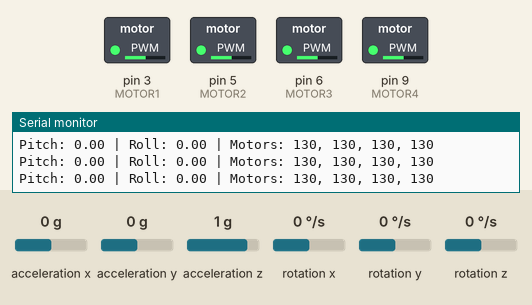
This sketch was run on a simulated Arduino Uno, built with avr-gcc and run on an emulated ATmega328P. Parts: switched loads named in the sketch (green lamp = pin HIGH), the last lines printed to the serial monitor. The inputs (shaded band) are chosen by the test bench; at power-on: acceleration x 0 g, acceleration y 0 g, acceleration z 1 g, rotation x 0 °/s, rotation y 0 °/s, rotation z 0 °/s.

Above: at 4.2 s.
4.3 s: acceleration x set to -1.4 g
At 4.8 s:
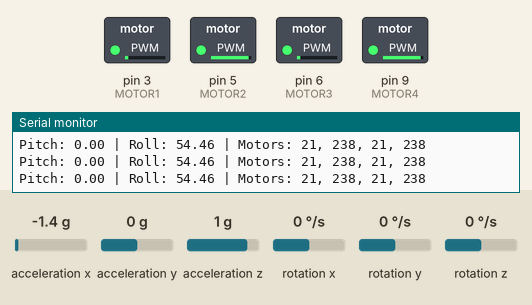
5.8 s: acceleration y set to -1.4 g
At 6.3 s:
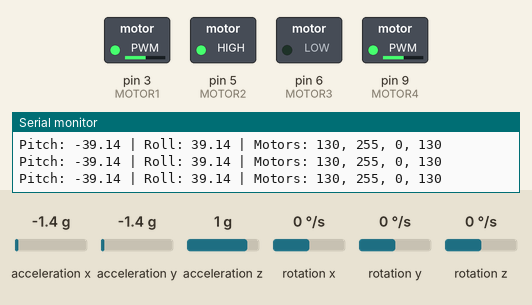
7.3 s: acceleration x set to -0.8 g
At 8.2 s:
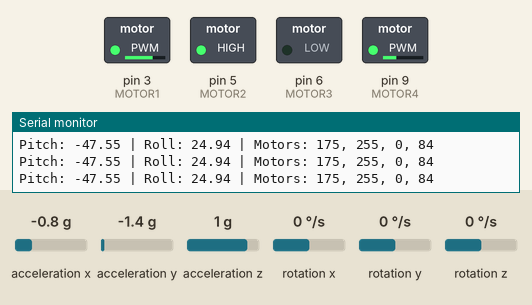
8.8 s: acceleration z set to -1.4 g
At 9.7 s:
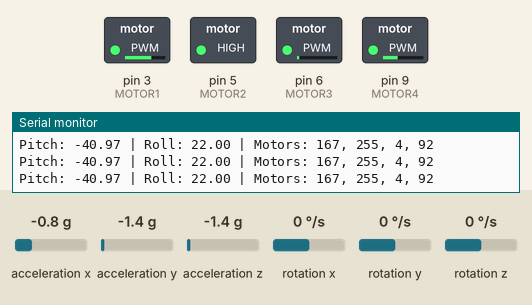
10.3 s: acceleration y set to 0 g
At 10.7 s:
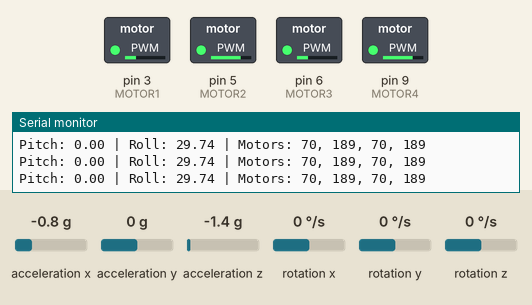
11.8 s: acceleration x set to 0 g
At 12.9 s:
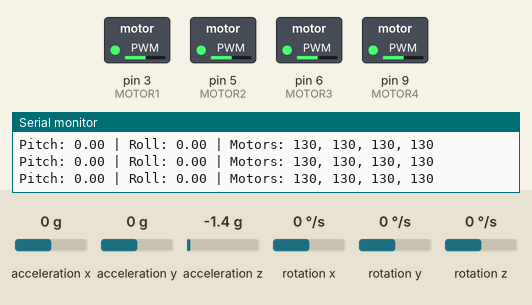
Timing chart, 0 to 14.3 s (numbered marks = the images above; inputs shaded):
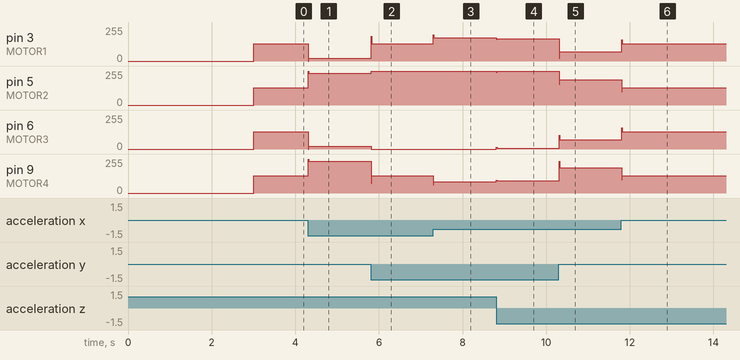

The sketch:

PID.ino
```cpp
#include <Wire.h>
#include <MPU6050_light.h>

MPU6050 mpu(Wire);

// Motor pins (PWM)
#define MOTOR1 3  // Front Left
#define MOTOR2 5  // Front Right
#define MOTOR3 6  // Rear Left
#define MOTOR4 9  // Rear Right

// PID values
float Kp = 2.0, Ki = 0.0, Kd = 1.0;
float errorPitch, errorRoll;
float prevErrorPitch = 0, prevErrorRoll = 0;
float integralPitch = 0, integralRoll = 0;

unsigned long lastTime;

void setup() {
  Serial.begin(115200);
  Wire.begin();

  mpu.begin();
  mpu.calcGyroOffsets();

  pinMode(MOTOR1, OUTPUT);
  pinMode(MOTOR2, OUTPUT);
  pinMode(MOTOR3, OUTPUT);
  pinMode(MOTOR4, OUTPUT);

  lastTime = millis();
}

void loop() {
  mpu.update();

  float pitch = mpu.getAngleX();
  float roll = mpu.getAngleY();

  // PID: pitch
  errorPitch = 0 - pitch;
  integralPitch += errorPitch;
  float derivativePitch = errorPitch - prevErrorPitch;
  float pidPitch = Kp * errorPitch + Ki * integralPitch + Kd * derivativePitch;
  prevErrorPitch = errorPitch;

  // PID: roll
  errorRoll = 0 - roll;
  integralRoll += errorRoll;
  float derivativeRoll = errorRoll - prevErrorRoll;
  float pidRoll = Kp * errorRoll + Ki * integralRoll + Kd * derivativeRoll;
  prevErrorRoll = errorRoll;

  // Base speed (hover)
  int baseSpeed = 130;  // Tùy chỉnh theo động cơ và trọng lượng

  // Tính tốc độ từng động cơ
  int m1 = constrain(baseSpeed + pidPitch + pidRoll, 0, 255);
  int m2 = constrain(baseSpeed + pidPitch - pidRoll, 0, 255);
  int m3 = constrain(baseSpeed - pidPitch + pidRoll, 0, 255);
  int m4 = constrain(baseSpeed - pidPitch - pidRoll, 0, 255);

  analogWrite(MOTOR1, m1);
  analogWrite(MOTOR2, m2);
  analogWrite(MOTOR3, m3);
  analogWrite(MOTOR4, m4);

  // Debug
  Serial.print("Pitch: "); Serial.print(pitch);
  Serial.print(" | Roll: "); Serial.print(roll);
  Serial.print(" | Motors: "); Serial.print(m1); Serial.print(", "); Serial.print(m2); Serial.print(", ");
  Serial.print(m3); Serial.print(", "); Serial.println(m4);

  delay(10); // Delay nhỏ để ổn định
}
```

Measured:
- after the input at 4.3 s, pin 3 (MOTOR1), pin 6 (MOTOR3): 130/255 → 21/255 at once; pin 5 (MOTOR2), pin 9 (MOTOR4): 130/255 → 238/255 at once
- after the input at 5.8 s, pin 3 (MOTOR1): 21/255 → 130/255 at once; pin 5 (MOTOR2): 238/255 → 255/255 at once; pin 6 (MOTOR3): 21/255 → 0/255 at once; pin 9 (MOTOR4): 238/255 → 130/255 at once
- after the input at 7.3 s, pin 3 (MOTOR1): 130/255 → 175/255 at once; pin 9 (MOTOR4): 130/255 → 84/255 at once
- after the input at 8.8 s, pin 3 (MOTOR1): 175/255 → 167/255 at once; pin 5 (MOTOR2): 255/255 → 246/255 at once, → 255/255 0.01 s later; pin 6 (MOTOR3): 0/255 → 4/255 at once; pin 9 (MOTOR4): 84/255 → 92/255 at once
- after the input at 10.3 s, pin 3 (MOTOR1): 167/255 → 70/255 at once; pin 5 (MOTOR2): 255/255 → 189/255 at once; pin 6 (MOTOR3): 4/255 → 70/255 at once; pin 9 (MOTOR4): 92/255 → 189/255 at once
- after the input at 11.8 s, pin 3 (MOTOR1), pin 6 (MOTOR3): 70/255 → 130/255 at once; pin 5 (MOTOR2), pin 9 (MOTOR4): 189/255 → 130/255 at once
